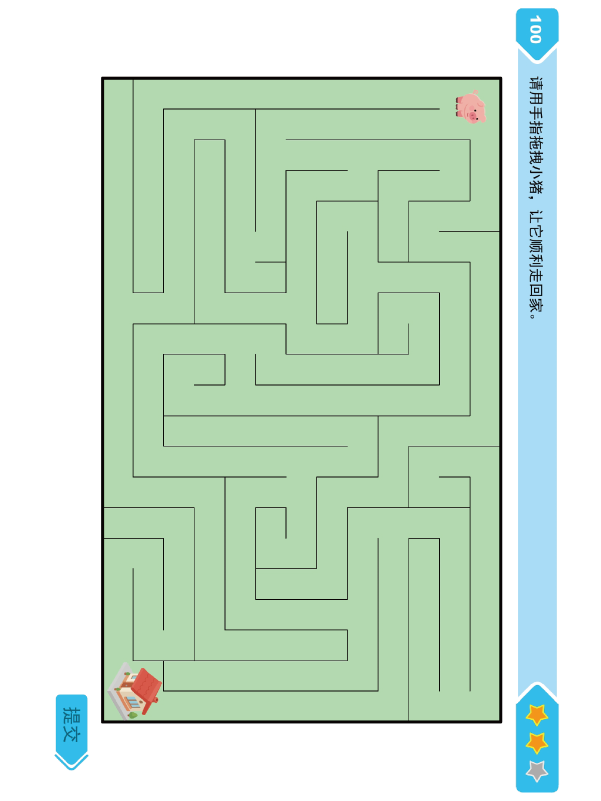
#> input picture data/34migong.png, 1201 x 1601 px, found by its file name (shown at 1/2 size)
$ python extract_shapes.py
#> lines starting #> are read from the running program, lines starting #| are printed output that depends on the picture; after the words box and inside, x2 and y2 are one past the last pixel; in counts of white or black regions, pixels touching at a corner belong together
import os
import cv2
import numpy as np


# =========================
# 基础工具函数
# =========================

def ensure_dir(path: str):
    if not os.path.exists(path):
        os.makedirs(path)


def save_mask(mask: np.ndarray, path: str):
    """
    保存二值 mask，保持原图尺寸
    """
    cv2.imwrite(path, mask)


def apply_mask_to_image(image: np.ndarray, mask: np.ndarray) -> np.ndarray:
    """
    用 mask 从原图中抠出目标，尺寸不变
    """
    result = np.full_like(image, 255)
    result[mask > 0] = image[mask > 0]
    return result


def keep_largest_rectangle_contour(binary_mask: np.ndarray, min_area=10000):
    """
    在二值图中找近似矩形的最大轮廓
    返回: contour, box_points, rect(x,y,w,h)
    """
    contours, _ = cv2.findContours(binary_mask, cv2.RETR_EXTERNAL, cv2.CHAIN_APPROX_SIMPLE)

    best = None
    best_area = 0

    for cnt in contours:
        area = cv2.contourArea(cnt)
        if area < min_area:
            continue

        peri = cv2.arcLength(cnt, True)
        approx = cv2.approxPolyDP(cnt, 0.02 * peri, True)

        x, y, w, h = cv2.boundingRect(cnt)
        rect_area = w * h
        fill_ratio = area / (rect_area + 1e-6)

        # 接近矩形：4~8个顶点都可接受，且面积较大
        if len(approx) >= 4 and len(approx) <= 8:
            if area > best_area:
                best_area = area
                best = cnt

    if best is None:
        return None, None, None

    x, y, w, h = cv2.boundingRect(best)
    box = np.array([[x, y], [x+w, y], [x+w, y+h], [x, y+h]], dtype=np.int32)
    return best, box, (x, y, w, h)


def remove_small_components(mask: np.ndarray, min_area: int) -> np.ndarray:
    """
    去掉小连通域
    """
    num_labels, labels, stats, _ = cv2.connectedComponentsWithStats(mask, connectivity=8)
    out = np.zeros_like(mask)

    for i in range(1, num_labels):
        area = stats[i, cv2.CC_STAT_AREA]
        if area >= min_area:
            out[labels == i] = 255
    return out


def extract_dark_lines(gray: np.ndarray, thresh=80) -> np.ndarray:
    """
    提取近黑色线条
    """
    _, mask = cv2.threshold(gray, thresh, 255, cv2.THRESH_BINARY_INV)
    return mask


# [18 lines left out: functions extract_light_gray_lines, horizontal_line_enhance, vertical_line_enhance, not called in this run]


def crop_with_rect(image: np.ndarray, rect):
    x, y, w, h = rect
    return image[y:y+h, x:x+w].copy()


def put_roi_back(full_shape, roi_mask, rect):
    """
    把 ROI 内的 mask 放回原图坐标系
    """
    x, y, w, h = rect
    full = np.zeros(full_shape[:2], dtype=np.uint8)
    full[y:y+h, x:x+w] = roi_mask
    return full


# =========================
# 1. 迷宫图提取
# =========================

def extract_maze(image_path: str, out_dir: str):
#> called with image_path = 'data/34migong.png', out_dir = './output_maze'
    img = cv2.imread(image_path)
#> img is the input picture: shape (1601, 1201, 3); mean B, G, R 206.3, 225.5, 202.1
    if img is None:
        raise FileNotFoundError(f"无法读取图片: {image_path}")

    ensure_dir(out_dir)
    h, w = img.shape[:2]
#> h = 1601; w = 1201

    gray = cv2.cvtColor(img, cv2.COLOR_BGR2GRAY)
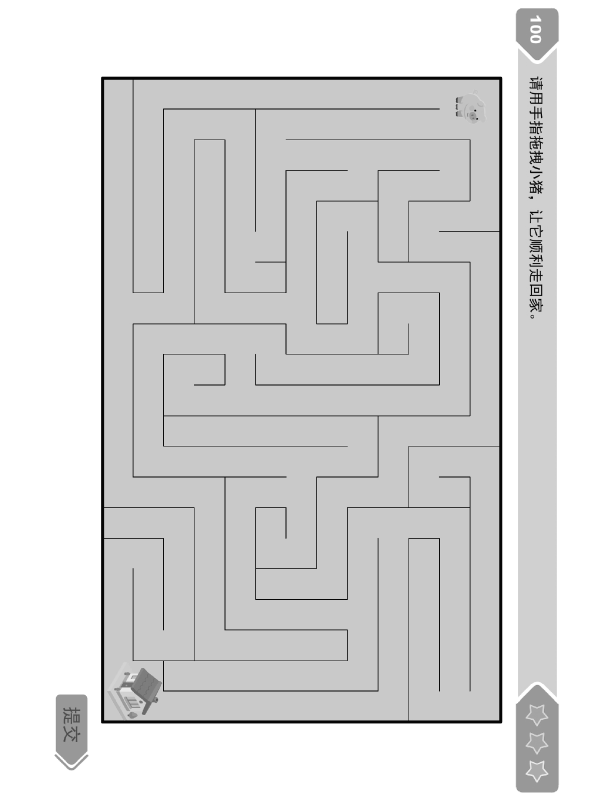
#> gray: shape (1601, 1201) (shown at 1/2 size); min 5, max 255, mean 216.4

    # Step 1: 提取较深色内容，优先找迷宫大外框
    dark_mask = extract_dark_lines(gray, thresh=90)
#> in extract_dark_lines, `_, mask = cv2.threshold(gray, thresh, 255, cv2.THRESH_BINARY_INV)`:
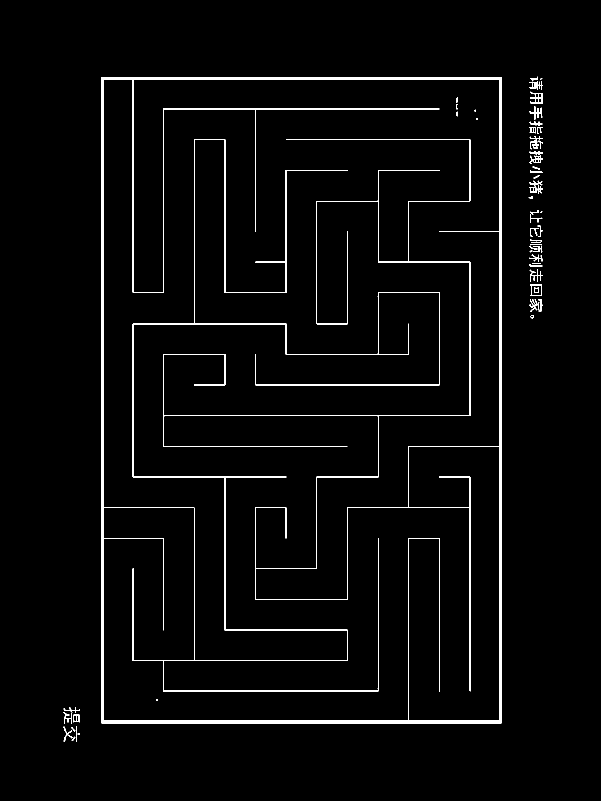
#> mask: shape (1601, 1201) (shown at 1/2 size); 2.6% white; 54 white regions (7 under 20 px), largest, box (x1, y1, x2, y2) and area: (202, 154, 1004, 1447) 46658, (1059, 361, 1086, 387) 291, (1060, 183, 1085, 208) 274

    # 适当膨胀，让外框更连续
    kernel = cv2.getStructuringElement(cv2.MORPH_RECT, (3, 3))
    dark_mask_dilated = cv2.dilate(dark_mask, kernel, iterations=1)
#> dark_mask_dilated: shape (1601, 1201); 4.8% white; 33 white regions

    cnt, box, rect = keep_largest_rectangle_contour(dark_mask_dilated, min_area=50000)
#> in keep_largest_rectangle_contour, `contours, _ = cv2.findContours(binary_mask, cv2.RETR_EXTERNAL, cv2.CHA..`: contours = 26 contours; largest, box (x1, y1, x2, y2) and area: (201, 153, 1005, 1448) 1039080, (1058, 477, 1086, 506) 590, (1059, 568, 1085, 593) 565, (126, 1452, 161, 1485) 559, (1058, 597, 1087, 625) 548
#> the loop in keep_largest_rectangle_contour, `for cnt in contours:` made 26 passes
#> (area, peri, approx, x, y, w, h, rect_area) on pass 25: (1039079.5, 4192.2, [[202, 153], [202, 1447], [1003, 1447], [1004, 153]], 201, 153, 804, 1295, 1041180)
#> area on passes 1 to 6: 559, 213, 514.5, 56.5, 548, 565
#> after the loop in keep_largest_rectangle_contour, `for cnt in contours:`: best = [[202, 153], [201, 154], [201, 1445], [202, 1446], [202, 1447], [1003, 1447], [1004, 1446], [1004, 153]]; best_area = 1039079.5
#> in keep_largest_rectangle_contour, `box = np.array([[x, y], [x+w, y], [x+w, y+h], [x, y+h]], dtype=np.int32)`: box = [[201, 153], [1005, 153], [1005, 1448], [201, 1448]]
#> cnt has the same summary as best in keep_largest_rectangle_contour; rect = (201, 153, 804, 1295)
    if rect is None:
        raise RuntimeError("没有找到迷宫主框，请检查阈值或图片。")

    x, y, rw, rh = rect
#> x = 201; y = 153; rw = 804; rh = 1295

    # 裁出迷宫主区域
    maze_roi = crop_with_rect(img, rect)
#> in crop_with_rect, `x, y, w, h = rect`: x = 201; y = 153; w = 804; h = 1295
#> in crop_with_rect, `return image[y:y+h, x:x+w].copy()`:
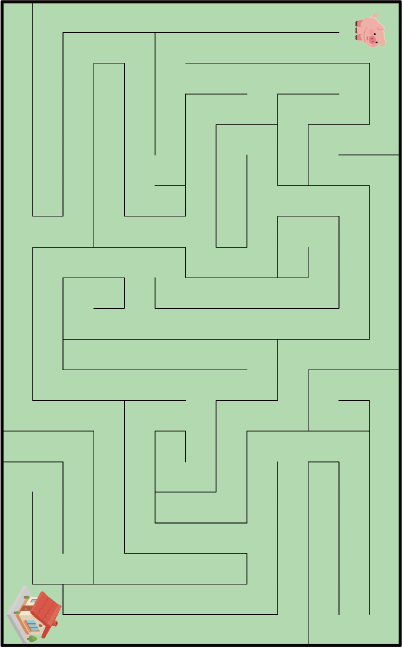
#> returned value: shape (1295, 804, 3) (shown at 1/2 size); mean of channels 0, 1, 2 168, 206.7, 171.7; drawn as B, G, R
    maze_gray = cv2.cvtColor(maze_roi, cv2.COLOR_BGR2GRAY)
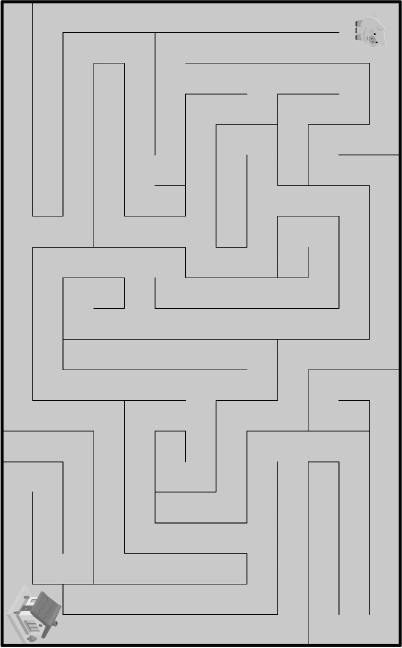
#> maze_gray: shape (1295, 804) (shown at 1/2 size); min 5, max 255, mean 191.9

    cv2.imwrite(os.path.join(out_dir, "maze_roi.png"), maze_roi)

    # Step 2: 在 ROI 内提取黑色线条
    maze_line_mask = extract_dark_lines(maze_gray, thresh=100)
#> in extract_dark_lines (call 2), `_, mask = cv2.threshold(gray, thresh, 255, cv2.THRESH_BINARY_INV)`: mask: shape (1295, 804); 4.8% white; 8 white regions (4 under 20 px), largest, box (x1, y1, x2, y2) and area: (1, 1, 803, 1294) 49392, (711, 42, 715, 53) 30, (711, 70, 714, 80) 26, (711, 55, 714, 66) 25

    # Step 3: 去掉彩色装饰（小猪、房子）
    # 因为它们通常不够“黑”，但如果残留，进一步用连通域和形态学清洗
    maze_line_mask = cv2.morphologyEx(
        maze_line_mask, cv2.MORPH_OPEN,
        cv2.getStructuringElement(cv2.MORPH_RECT, (2, 2))
    )
#> maze_line_mask: shape (1295, 804); 4.4% white; 20 white regions (5 under 20 px), largest, box (x1, y1, x2, y2) and area: (2, 2, 804, 1295) 25771, (126, 188, 741, 1231) 8324, (65, 495, 496, 1169) 3180

    maze_line_mask = remove_small_components(maze_line_mask, min_area=40)
#> in remove_small_components, `num_labels, labels, stats, _ = cv2.connectedComponentsWithStats(mask, ..`:
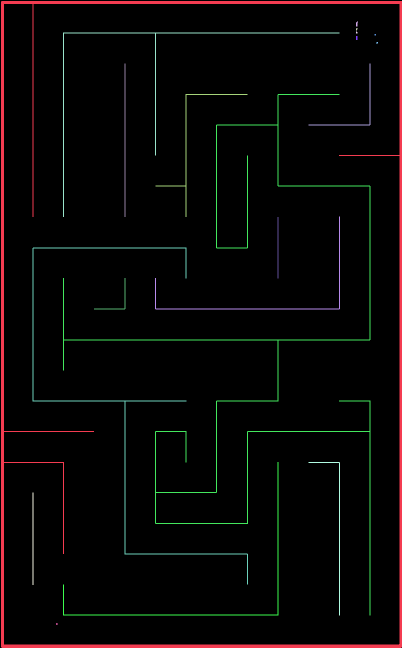
#> labels: shape (1295, 804) int32 (shown at 1/2 size); 21 distinct labels, from 0 to 20; one colour per label, 0 black
#> in remove_small_components, `num_labels, labels, stats, _ = cv2.connectedComponentsWithStats(mask, ..`: num_labels = 21; stats = 21 rows, first 6: [0, 0, 804, 1295, 995093], [2, 2, 802, 1293, 25771], [712, 43, 4, 10, 29], [712, 56, 3, 5, 12], [712, 63, 3, 4, 11], [126, 65, 553, 369, 2328]
#> the loop in remove_small_components, `for i in range(1, num_labels):` made 20 passes
#> area on passes 1, 2, 5, 7, 9, 10, 11, 12, 13, 14, 15, 16: 25771, 29, 2328, 24, 614, 491, 856, 8324, 1228, 246, 3180, 247

    # Step 4: 保存 ROI 内 mask
    save_mask(maze_line_mask, os.path.join(out_dir, "maze_lines_mask_roi.png"))

    # Step 5: 放回原图坐标系
    maze_line_mask_full = put_roi_back(img.shape, maze_line_mask, rect)
#> in put_roi_back, `x, y, w, h = rect`: x = 201; y = 153; w = 804; h = 1295
#> in put_roi_back, `full[y:y+h, x:x+w] = roi_mask`: full: shape (1601, 1201); 2.4% white; 13 white regions, largest, box (x1, y1, x2, y2) and area: (203, 155, 1005, 1448) 25771, (327, 341, 942, 1384) 8324, (266, 648, 697, 1322) 3180
    save_mask(maze_line_mask_full, os.path.join(out_dir, "maze_lines_mask.png"))

    maze_only = apply_mask_to_image(img, maze_line_mask_full)
#> in apply_mask_to_image, `result[mask > 0] = image[mask > 0]`:
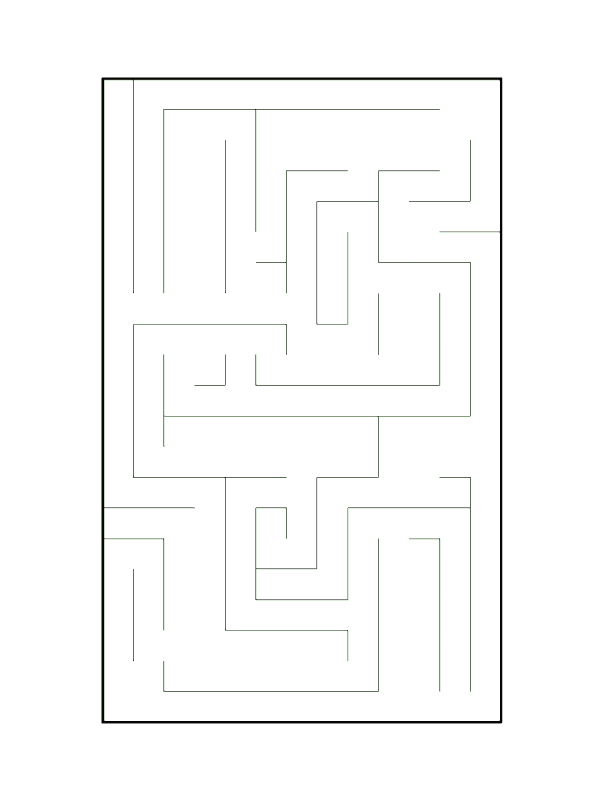
#> result: shape (1601, 1201, 3) (shown at 1/2 size); mean B, G, R 250.5, 250.8, 250.5
    cv2.imwrite(os.path.join(out_dir, "maze_lines_only.png"), maze_only)

    # 额外输出：外框框线
    outer_box_mask = np.zeros((h, w), dtype=np.uint8)
    cv2.rectangle(outer_box_mask, (x, y), (x + rw, y + rh), 255, 2)
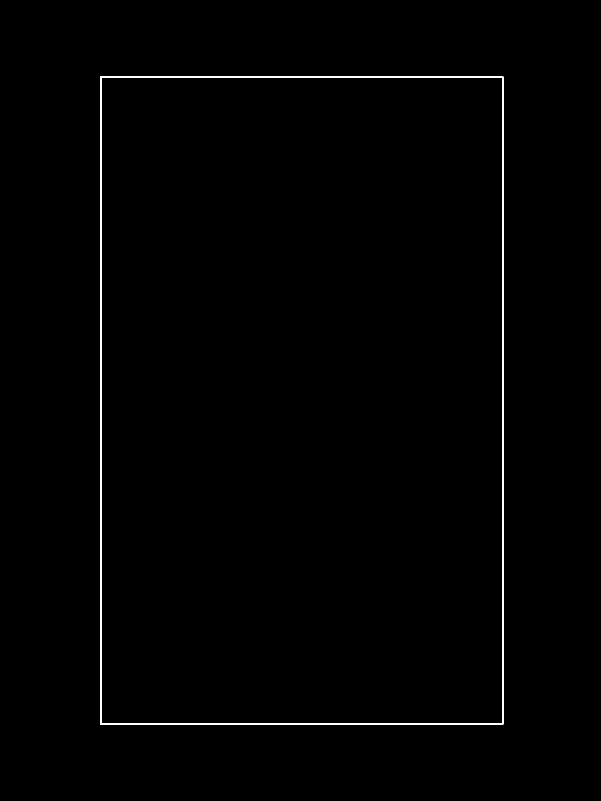
#> outer_box_mask: shape (1601, 1201) (shown at 1/2 size); 0.65% white; 1 white region, box (x1, y1, x2, y2) and area: (200, 152, 1007, 1450) 12590
    cv2.imwrite(os.path.join(out_dir, "maze_outer_box_mask.png"), outer_box_mask)

    print(f"[迷宫] 提取完成，结果保存在: {out_dir}")


# =========================
# 2. 对称图提取
# =========================

# [110 lines left out: functions extract_blue_polyline, extract_outer_box, extract_grid_and_dashed, not called in this run]


def extract_symmetry(image_path: str, out_dir: str):
    img = cv2.imread(image_path)
    if img is None:
#> (the run stopped early here; a loop or call above may not have finished)

$ run again, with data/35duichen.png copied over data/34migong.png
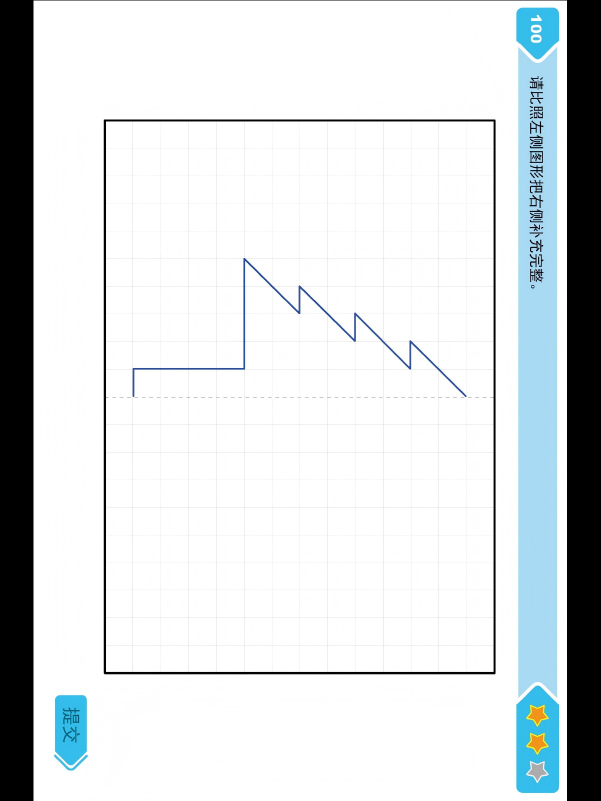
#> input picture data/35duichen.png, 1201 x 1601 px, found by its file name (shown at 1/2 size)
#> in extract_maze, img is the input picture: shape (1601, 1201, 3); mean B, G, R 221.8, 219.9, 215.5
#> mask: shape (1601, 1201); 12.4% white; 58 white regions (11 under 20 px), largest, box (x1, y1, x2, y2) and area: (0, 0, 1201, 1601) 215601, (208, 239, 991, 1348) 15071, (266, 516, 933, 794) 3522
#> dark_mask_dilated: shape (1601, 1201); 13.4% white; 26 white regions
#> contours = 25 contours; largest, box (x1, y1, x2, y2) and area: (207, 238, 992, 1349) 870240, (0, 0, 1201, 1601) 215467, (1058, 301, 1087, 327) 660, (1059, 270, 1087, 298) 571, (1059, 537, 1088, 566) 564
#> the loop in keep_largest_rectangle_contour, `for cnt in contours:` made 25 passes
#> (area, peri, approx, x, y, w, h, rect_area) on pass 19: (870239.5, 3787.4, [[207, 238], [207, 1348], [991, 1348], [991, 239]], 207, 238, 785, 1111, 872135)
#> after the loop in keep_largest_rectangle_contour, `for cnt in contours:`: best = [[207, 238], [207, 1348], [991, 1348], [991, 239], [990, 238]]; best_area = 870239.5
#> in keep_largest_rectangle_contour, `x, y, w, h = cv2.boundingRect(best)`: x = 207; y = 238; w = 785; h = 1111
#> in keep_largest_rectangle_contour, `box = np.array([[x, y], [x+w, y], [x+w, y+h], [x, y+h]], dtype=np.int32)`: box = [[207, 238], [992, 238], [992, 1349], [207, 1349]]
#> in extract_maze, `cnt, box, rect = keep_largest_rectangle_contour(dark_mask_dilated, min..`: cnt has the same summary as best in keep_largest_rectangle_contour; rect = (207, 238, 785, 1111)
#> in extract_maze, `x, y, rw, rh = rect`: x = 207; y = 238; rw = 785; rh = 1111
#> in crop_with_rect, `x, y, w, h = rect`: x = 207; y = 238; w = 785; h = 1111
#> mask: shape (1111, 785); 2.1% white; 2 white regions, box (x1, y1, x2, y2) and area: (1, 1, 784, 1110) 15073, (58, 278, 726, 556) 3671
#> maze_line_mask: shape (1111, 785); 2.1% white; 2 white regions, box (x1, y1, x2, y2) and area: (2, 2, 785, 1111) 15072, (59, 279, 727, 557) 3670
#> in remove_small_components, `num_labels, labels, stats, _ = cv2.connectedComponentsWithStats(mask, ..`:
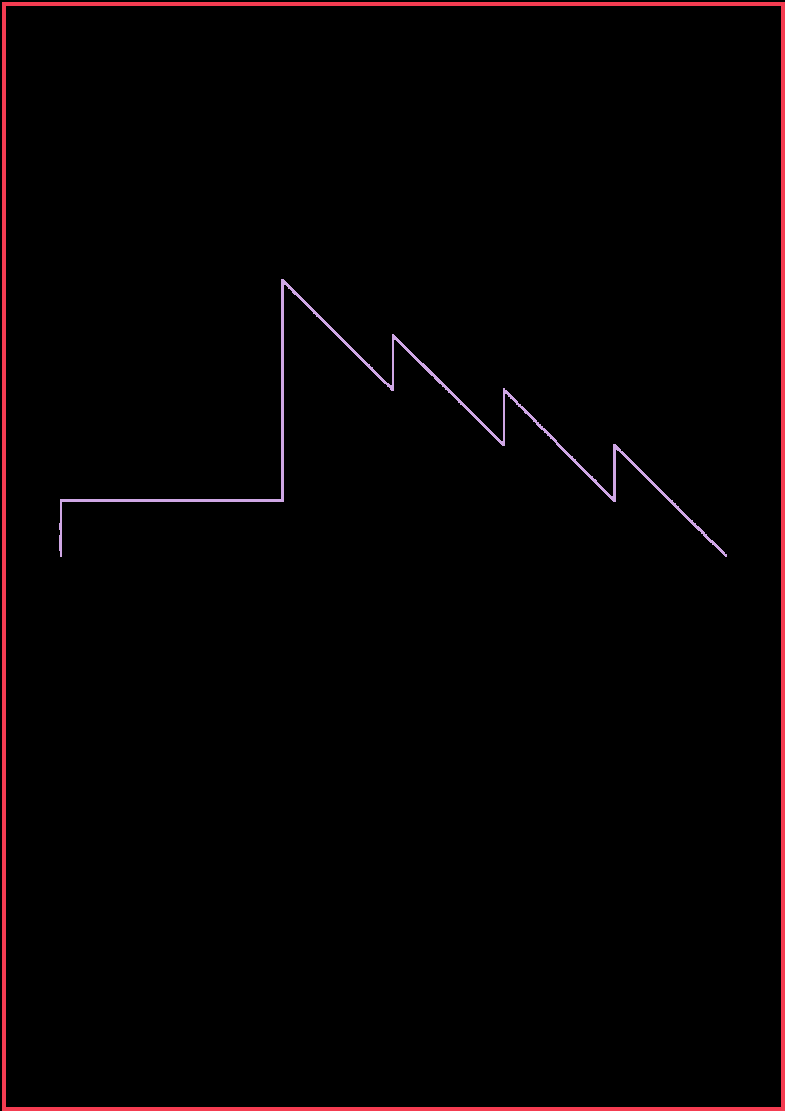
#> labels: shape (1111, 785) int32; 3 distinct labels, from 0 to 2; one colour per label, 0 black
#> num_labels = 3; stats = [[0, 0, 785, 1111, 853393], [2, 2, 783, 1109, 15072], [59, 279, 668, 278, 3670]]
#> the loop in remove_small_components, `for i in range(1, num_labels):` made 2 passes
#> area on passes 1 to 2: 15072, 3670
#> in put_roi_back, `x, y, w, h = rect`: x = 207; y = 238; w = 785; h = 1111
#> full: shape (1601, 1201); 0.97% white; 2 white regions, box (x1, y1, x2, y2) and area: (209, 240, 992, 1349) 15072, (266, 517, 934, 795) 3670
#> in extract_maze, `cv2.rectangle(outer_box_mask, (x, y), (x + rw, y + rh), 255, 2)`:
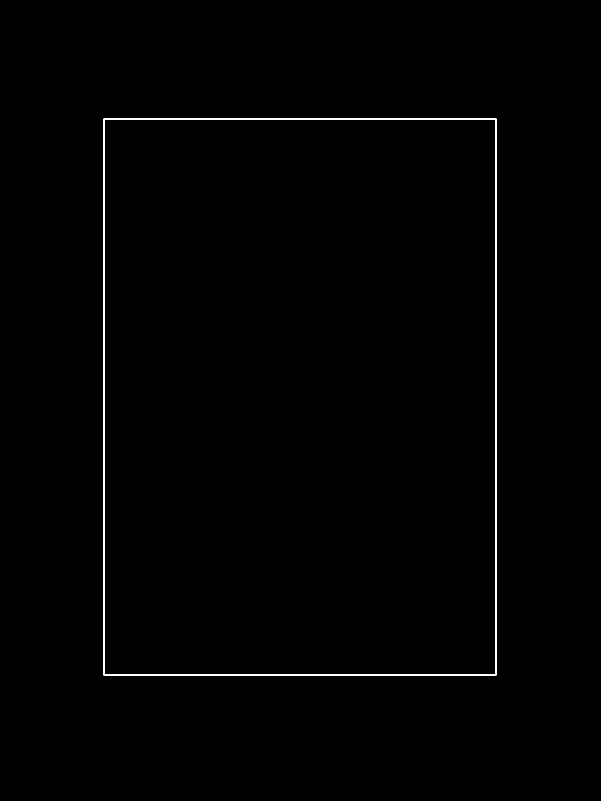
#> outer_box_mask: shape (1601, 1201) (shown at 1/2 size); 0.59% white; 1 white region, box (x1, y1, x2, y2) and area: (206, 237, 994, 1351) 11372
